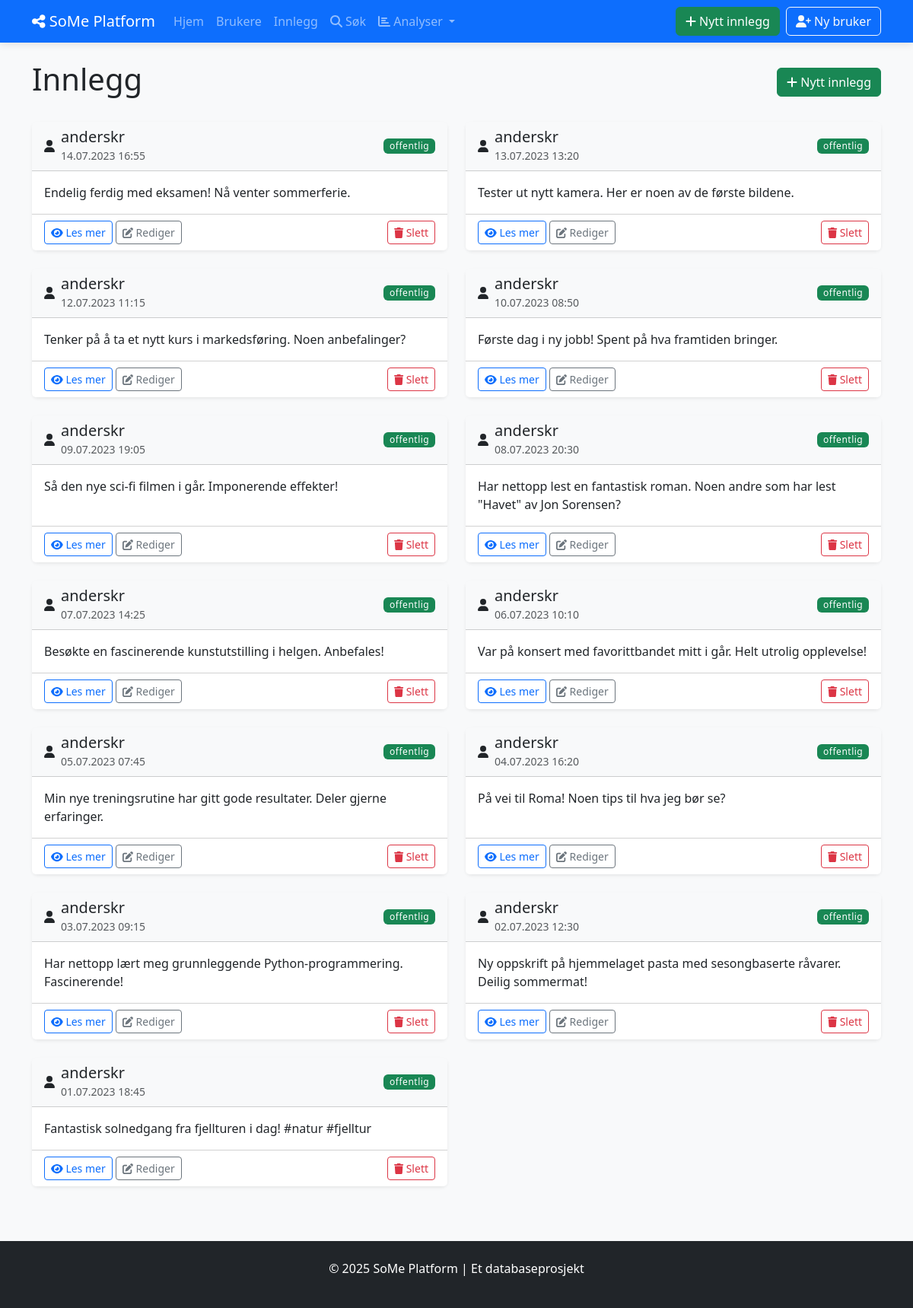
/posts, run on an earlier commit of the app's database.
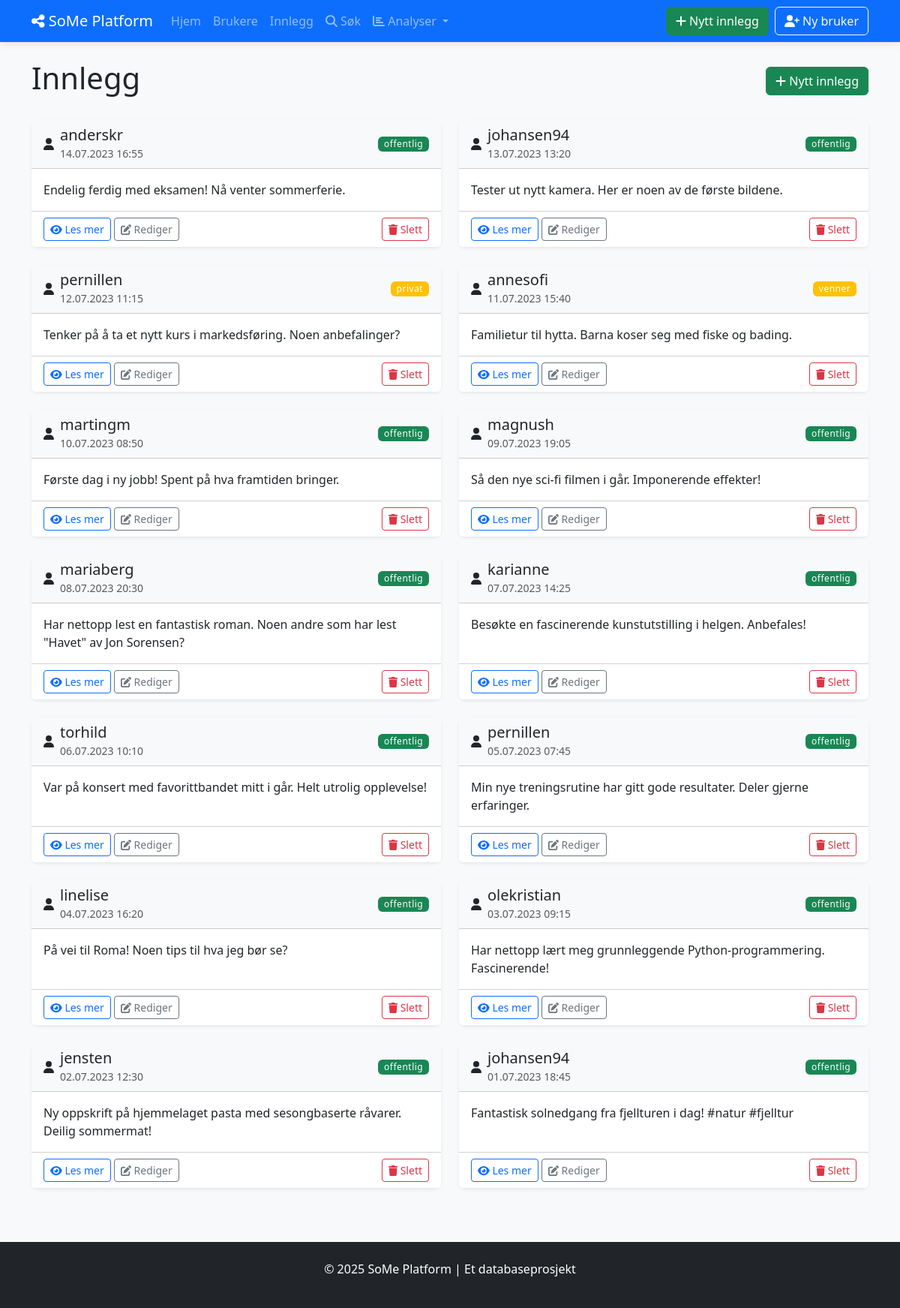
And on a later commit of the database.
### tables this page shows
CREATE TABLE INNLEGG (
            innlegg_id INTEGER PRIMARY KEY AUTOINCREMENT,
            innhold TEXT NOT NULL,
            opprettet_dato DATETIME NOT NULL DEFAULT CURRENT_TIMESTAMP,
            oppdatert_dato DATETIME DEFAULT CURRENT_TIMESTAMP,
            synlighet TEXT NOT NULL DEFAULT 'offentlig',
            bruker_id INTEGER NOT NULL,
            FOREIGN KEY (bruker_id) REFERENCES BRUKERE(bruker_id) ON DELETE CASCADE
        );

CREATE TABLE BRUKERE (
            bruker_id INTEGER PRIMARY KEY AUTOINCREMENT,
            brukernavn TEXT NOT NULL UNIQUE,
            epost TEXT NOT NULL UNIQUE,
            passord_hash TEXT NOT NULL,
            profilbilde TEXT,
            bio TEXT,
            registrerings_dato DATE NOT NULL DEFAULT CURRENT_DATE,
            fødselsdato DATE,
            status TEXT DEFAULT 'aktiv'
        );

### social_media_app/app.py (the view)
@app.route('/posts')
def list_posts():
    try:
        with Database() as db:
            posts = db.fetchall("""
                SELECT i.*, b.brukernavn
                FROM INNLEGG i
                JOIN BRUKERE b ON i.bruker_id = b.bruker_id
                ORDER BY i.opprettet_dato DESC
            """)
            formatted_posts = [format_date_fields(post, ['opprettet_dato', 'oppdatert_dato']) for post in posts]
            return render_template('posts/list.html', posts=formatted_posts)
    except Exception as e:
        flash(f'Error fetching posts: {str(e)}', 'danger')
        return render_template('posts/list.html', posts=[])

### social_media_app/app.py (called while the page is built)
def format_date_fields(item, date_fields=None):
    if not item:
        return None
    if not isinstance(item, dict):
        item = dict(item)
    if date_fields:
        for field in date_fields:
            if field in item and item[field] and isinstance(item[field], str):
                try:
                    item[field] = datetime.strptime(item[field], '%Y-%m-%d %H:%M:%S')
                except (ValueError, TypeError):
                    try:
                        item[field] = datetime.strptime(item[field], '%Y-%m-%d')
                    except (ValueError, TypeError):
                        pass  # Keep original if parsing fails
    return item

### social_media_app/db_config.py (called while the page is built)
    def __enter__(self):
        return self

    def __exit__(self, exc_type, exc_val, exc_tb):
        self.cursor.close()
        if self.conn:
            self.conn.close()

    def fetchall(self, sql, params=None):
        self.cursor.execute(sql, params or ())
        return self.cursor.fetchall()

### social_media_app/templates/posts/list.html (shortened to what this page needs)
{% extends "base.html" %}
{% block content %}
<div class="d-flex justify-content-between align-items-center mb-4">
    <h1>Innlegg</h1>
    <a href="{{ url_for('show_create_post') }}" class="btn btn-success">
        <i class="fas fa-plus"></i> Nytt innlegg
    </a>
</div>
{% if posts %}
    <div class="row">
        {% for post in posts %}
        <div class="col-md-6 mb-4">
            <div class="card shadow-sm h-100">
                <div class="card-header bg-light d-flex justify-content-between align-items-center">
                    <div class="d-flex align-items-center">
                        <div class="me-2">
                            <span class="user-icon">
                                <i class="fas fa-user"></i>
                            </span>
                        </div>
                        <div>
                            <h5 class="card-title mb-0">{{ post.brukernavn }}</h5>
                            <small class="text-muted">{{ post.opprettet_dato.strftime('%d.%m.%Y %H:%M') }}</small>
                        </div>
                    </div>
                    <span class="badge {{ 'bg-success' if post.synlighet == 'offentlig' else 'bg-warning' }}">
                        {{ post.synlighet }}
                    </span>
                </div>
                <div class="card-body">
                    <p class="card-text">
                        {% if post.innhold|length > 150 %}
                            {{ post.innhold[:150] }}...
                        {% else %}
                            {{ post.innhold }}
                        {% endif %}
                    </p>
                </div>
                <div class="card-footer bg-white">
                    <div class="d-flex justify-content-between align-items-center">
                        <div>
                            <a href="{{ url_for('view_post', post_id=post.innlegg_id) }}" class="btn btn-sm btn-outline-primary">
                                <i class="fas fa-eye"></i> Les mer
                            </a>
                            <a href="{{ url_for('show_edit_post', post_id=post.innlegg_id) }}" class="btn btn-sm btn-outline-secondary">
                                <i class="fas fa-edit"></i> Rediger
                            </a>
                        </div>
                        <div>
                            <button type="button" class="btn btn-sm btn-outline-danger"
                                    data-bs-toggle="modal" data-bs-target="#deletePostModal{{ post.innlegg_id }}">
                                <i class="fas fa-trash"></i> Slett
                            </button>
                        </div>
                    </div>
                </div>
            </div>
        </div>
        {% endfor %}
    </div>
{% endif %}
{% endblock %}

What changed in the data, as far as the page shows it:
removed INNLEGG: brukernavn "anderskr", opprettet_dato "13.07.2023 13:20", synlighet "offentlig", innhold "Tester ut nytt kamera. Her er noen av de første bildene."
removed INNLEGG: brukernavn "anderskr", opprettet_dato "12.07.2023 11:15", synlighet "offentlig", innhold "Tenker på å ta et nytt kurs i markedsføring. Noen anbefalinger?"
removed INNLEGG: brukernavn "anderskr", opprettet_dato "10.07.2023 08:50", synlighet "offentlig", innhold "Første dag i ny jobb! Spent på hva framtiden bringer."
removed INNLEGG: brukernavn "anderskr", opprettet_dato "09.07.2023 19:05", synlighet "offentlig", innhold "Så den nye sci-fi filmen i går. Imponerende effekter!"
removed INNLEGG: brukernavn "anderskr", opprettet_dato "08.07.2023 20:30", synlighet "offentlig", innhold "Har nettopp lest en fantastisk roman. Noen andre som har lest \"Havet\" av Jon Sorensen?"
removed INNLEGG: brukernavn "anderskr", opprettet_dato "07.07.2023 14:25", synlighet "offentlig", innhold "Besøkte en fascinerende kunstutstilling i helgen. Anbefales!"
removed INNLEGG: brukernavn "anderskr", opprettet_dato "06.07.2023 10:10", synlighet "offentlig", innhold "Var på konsert med favorittbandet mitt i går. Helt utrolig opplevelse!"
removed INNLEGG: brukernavn "anderskr", opprettet_dato "05.07.2023 07:45", synlighet "offentlig", innhold "Min nye treningsrutine har gitt gode resultater. Deler gjerne erfaringer."
removed INNLEGG: brukernavn "anderskr", opprettet_dato "04.07.2023 16:20", synlighet "offentlig", innhold "På vei til Roma! Noen tips til hva jeg bør se?"
removed INNLEGG: brukernavn "anderskr", opprettet_dato "03.07.2023 09:15", synlighet "offentlig", innhold "Har nettopp lært meg grunnleggende Python-programmering. Fascinerende!"
removed INNLEGG: brukernavn "anderskr", opprettet_dato "02.07.2023 12:30", synlighet "offentlig", innhold "Ny oppskrift på hjemmelaget pasta med sesongbaserte råvarer. Deilig sommermat!"
removed INNLEGG: brukernavn "anderskr", opprettet_dato "01.07.2023 18:45", synlighet "offentlig", innhold "Fantastisk solnedgang fra fjellturen i dag! #natur #fjelltur"
added INNLEGG: brukernavn "johansen94", opprettet_dato "13.07.2023 13:20", synlighet "offentlig", innhold "Tester ut nytt kamera. Her er noen av de første bildene."
added INNLEGG: brukernavn "pernillen", opprettet_dato "12.07.2023 11:15", synlighet "privat", innhold "Tenker på å ta et nytt kurs i markedsføring. Noen anbefalinger?"
added INNLEGG: brukernavn "annesofi", opprettet_dato "11.07.2023 15:40", synlighet "venner", innhold "Familietur til hytta. Barna koser seg med fiske og bading."
added INNLEGG: brukernavn "martingm", opprettet_dato "10.07.2023 08:50", synlighet "offentlig", innhold "Første dag i ny jobb! Spent på hva framtiden bringer."
added INNLEGG: brukernavn "magnush", opprettet_dato "09.07.2023 19:05", synlighet "offentlig", innhold "Så den nye sci-fi filmen i går. Imponerende effekter!"
added INNLEGG: brukernavn "mariaberg", opprettet_dato "08.07.2023 20:30", synlighet "offentlig", innhold "Har nettopp lest en fantastisk roman. Noen andre som har lest \"Havet\" av Jon Sorensen?"
added INNLEGG: brukernavn "karianne", opprettet_dato "07.07.2023 14:25", synlighet "offentlig", innhold "Besøkte en fascinerende kunstutstilling i helgen. Anbefales!"
added INNLEGG: brukernavn "torhild", opprettet_dato "06.07.2023 10:10", synlighet "offentlig", innhold "Var på konsert med favorittbandet mitt i går. Helt utrolig opplevelse!"
added INNLEGG: brukernavn "pernillen", opprettet_dato "05.07.2023 07:45", synlighet "offentlig", innhold "Min nye treningsrutine har gitt gode resultater. Deler gjerne erfaringer."
added INNLEGG: brukernavn "linelise", opprettet_dato "04.07.2023 16:20", synlighet "offentlig", innhold "På vei til Roma! Noen tips til hva jeg bør se?"
added INNLEGG: brukernavn "olekristian", opprettet_dato "03.07.2023 09:15", synlighet "offentlig", innhold "Har nettopp lært meg grunnleggende Python-programmering. Fascinerende!"
added INNLEGG: brukernavn "jensten", opprettet_dato "02.07.2023 12:30", synlighet "offentlig", innhold "Ny oppskrift på hjemmelaget pasta med sesongbaserte råvarer. Deilig sommermat!"
added INNLEGG: brukernavn "johansen94", opprettet_dato "01.07.2023 18:45", synlighet "offentlig", innhold "Fantastisk solnedgang fra fjellturen i dag! #natur #fjelltur"
